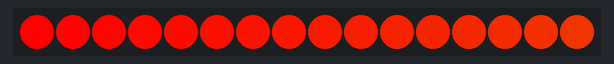
Simulated run of this sketch. Board: Arduino Uno, built with avr-gcc and run on an emulated ATmega328P. Parts: 16 RGB LEDs in strip order, left to right. Dim RGB values are drawn brighter than linear.

Above: at 0.15 s.
At 4.88 s:
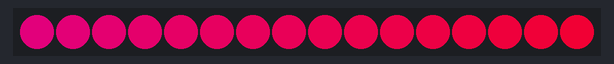
At 9.91 s:
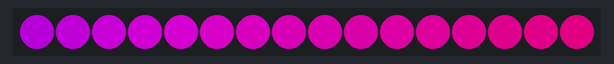
At 19.99 s:
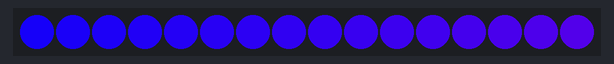
At 29.75 s:
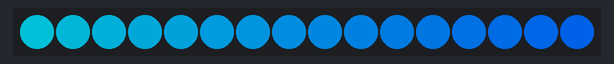
At 39.83 s:
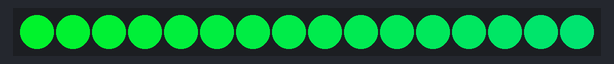

The sketch:

Neopixel_Ring.ino
```cpp
// Project 53: NeoPixel Ring
// Displays a rainbow cycle on a NeoPixel ring.
// Needs the "Adafruit NeoPixel" library.

#include <Adafruit_NeoPixel.h>

#define PIN 6
#define NUMPIXELS 16 // Number of pixels in your ring/strip

Adafruit_NeoPixel pixels(NUMPIXELS, PIN, NEO_GRB + NEO_KHZ800);

void setup() {
  pixels.begin(); // INITIALIZE NeoPixel strip object (REQUIRED)
}

void loop() {
  rainbow(20); // Argument is the delay in milliseconds
}

// Input a value 0 to 255 to get a color value.
// The colours are a transition r - g - b - back to r.
uint32_t Wheel(byte WheelPos) {
  WheelPos = 255 - WheelPos;
  if(WheelPos < 85) {
    return pixels.Color(255 - WheelPos * 3, 0, WheelPos * 3);
  }
  if(WheelPos < 170) {
    WheelPos -= 85;
    return pixels.Color(0, WheelPos * 3, 255 - WheelPos * 3);
  }
  WheelPos -= 170;
  return pixels.Color(WheelPos * 3, 255 - WheelPos * 3, 0);
}

void rainbow(uint8_t wait) {
  uint16_t i, j;

  for(j=0; j<256; j++) {
    for(i=0; i<pixels.numPixels(); i++) {
      pixels.setPixelColor(i, Wheel((i+j) & 255));
    }
    pixels.show();
    delay(wait);
  }
}
```
